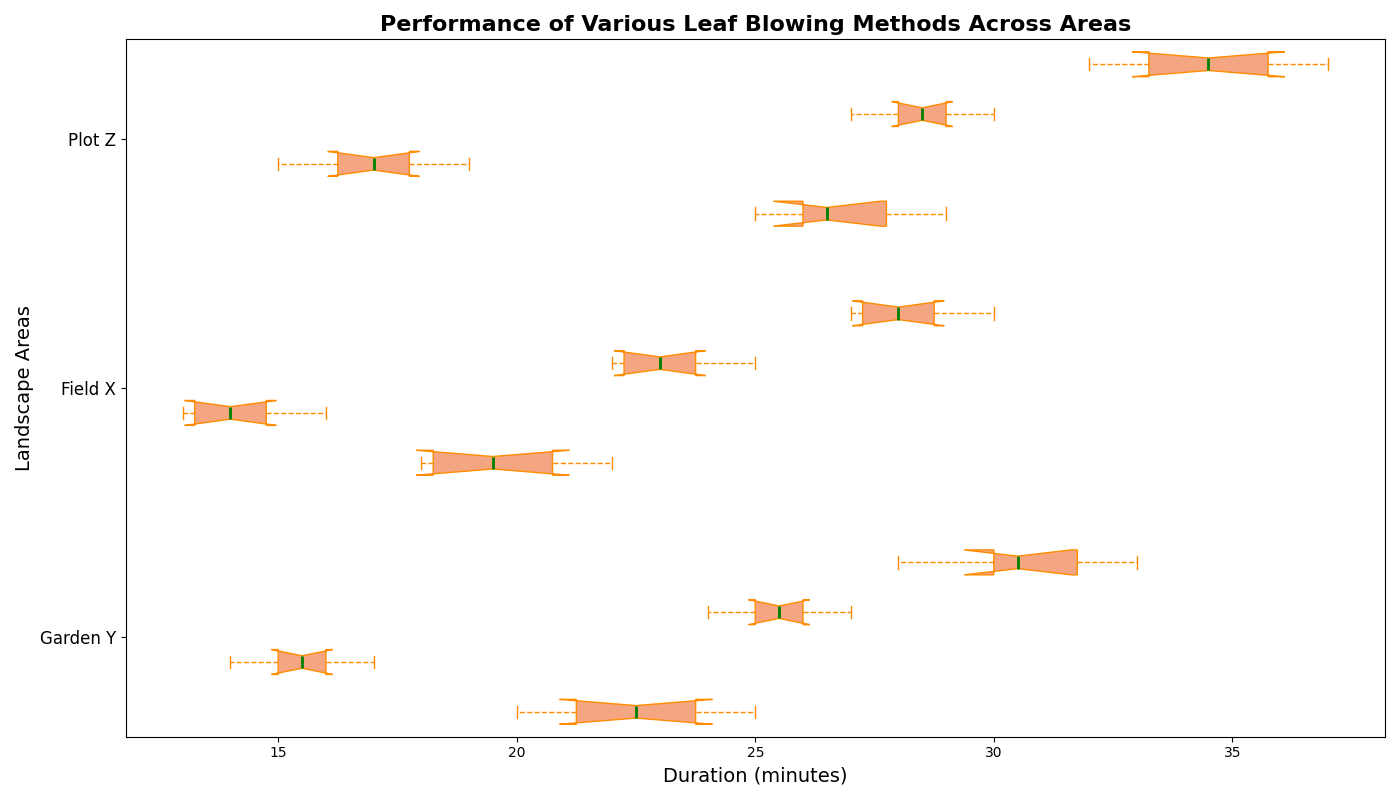

Python code for this plot:
import matplotlib.pyplot as plt
import numpy as np

techniques = ['Fast Sweep', 'Crater', 'Accurate', 'Eco Friendly Mode']
lawns = ['Garden Y', 'Field X', 'Plot Z']

sweep_data = [[20, 22, 23, 21, 24, 25], [18, 20, 18, 21, 19, 22], [25, 27, 26, 28, 26, 29]]
blast_data = [[15, 16, 14, 17, 15, 16], [14, 13, 15, 14, 13, 16], [17, 16, 18, 17, 15, 19]]
precision_data = [[25, 26, 24, 27, 25, 26], [23, 22, 24, 23, 22, 25], [28, 29, 27, 30, 28, 29]]
eco_mode_data = [[30, 32, 28, 31, 30, 33], [28, 27, 29, 28, 27, 30], [35, 34, 32, 36, 33, 37]]

box_data = [
    sweep_data[0], blast_data[0], precision_data[0], eco_mode_data[0],  
    sweep_data[1], blast_data[1], precision_data[1], eco_mode_data[1],  
    sweep_data[2], blast_data[2], precision_data[2], eco_mode_data[2]
]

positions = [1, 2, 3, 4, 6, 7, 8, 9, 11, 12, 13, 14]

fig, ax = plt.subplots(figsize=(14, 8))

boxprops = dict(facecolor='#F4A582', color='darkorange')
whiskerprops = dict(color='darkorange', linestyle='--')
capprops = dict(color='darkorange')
flierprops = dict(markerfacecolor='purple', marker='o', markersize=8, linestyle='none')
medianprops = dict(color='green', linewidth=2)

ax.boxplot(box_data, positions=positions, patch_artist=True, notch=True, vert=False,
           boxprops=boxprops, whiskerprops=whiskerprops,
           capprops=capprops, flierprops=flierprops,
           medianprops=medianprops)

ax.set_yticks([2.5, 7.5, 12.5])
ax.set_yticklabels(lawns, fontsize=12)
ax.set_ylabel("Landscape Areas", fontsize=14)
ax.set_xlabel("Duration (minutes)", fontsize=14)

plt.title("Performance of Various Leaf Blowing Methods Across Areas", fontsize=16, fontweight='bold')

plt.tight_layout()
plt.show()
